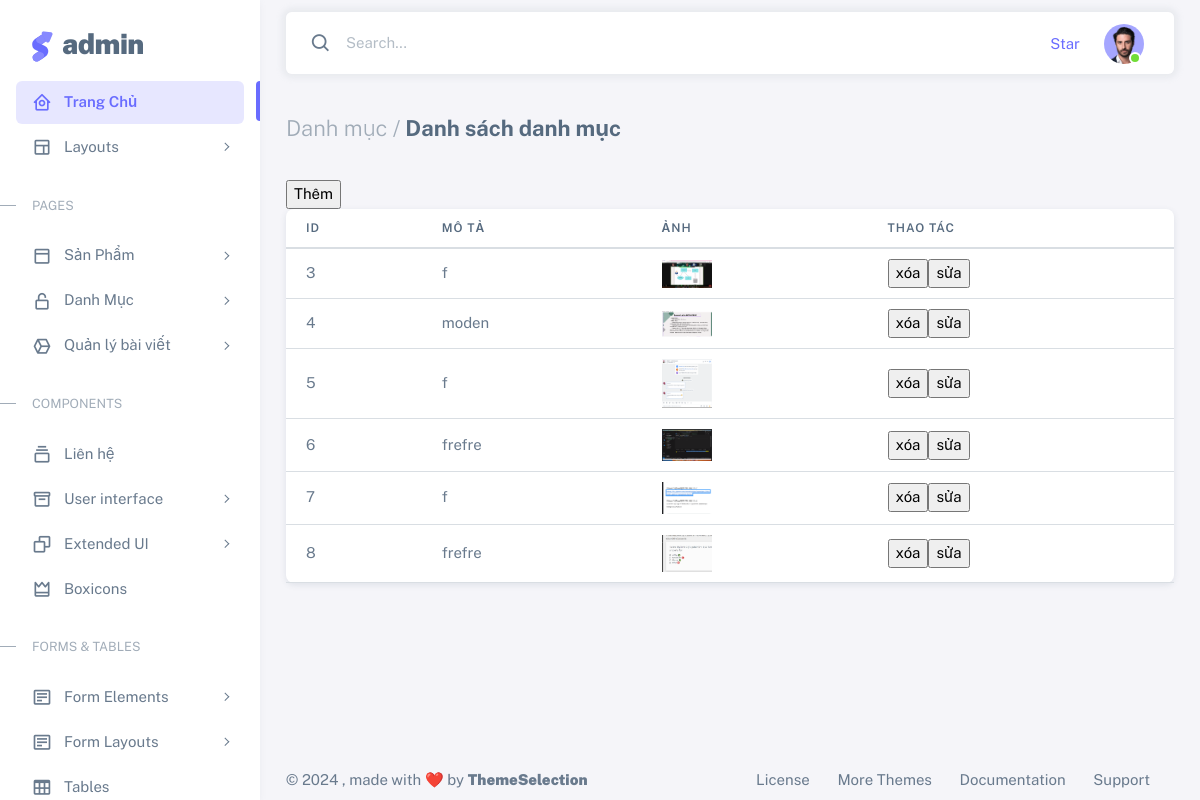
Screenshot of /admin/index.php?url=list-category with the database file from the repository.
### tables this page shows
CREATE TABLE `tb_danhmuc` (
  `id_danh_muc` int(11) NOT NULL,
  `mo_ta` text NOT NULL,
  `path` varchar(255) NOT NULL
);

### admin/Controllers/CategoryController.php (called while the page is built, shortened)
<?php
require_once "Models/Category.php";
class CategoryController
{
    protected $category;
    public function __construct()
    {
        $this->category = new Category;
    }
    public function ListCategory()
    {
        $danhmuc = $this->category->AllCategory();
        include_once "Views/Category/list.php";
    }
}

### admin/Models/Category.php (called while the page is built, shortened)
<?php
require_once "BaseModel.php";
class Category extends BaseModel
{
    public function AllCategory(){
        $sql = "SELECT * FROM `tb_danhmuc`";
        return $this->SqlExecute($sql);
    }
}

### admin/Models/BaseModel.php (called while the page is built, shortened)
<?php
class BaseModel
{
    private $connect;
    public function __construct()
    {
        $this->connect = new PDO(
            "mysql:host=" . DBHOST . ";dbname=" . DBNAME,
            DBUSER,
            DBPASS
        );
    }
    public function SqlExecute($sql, $type = 2)
    {
        $stmt = $this->connect->prepare($sql);
        $stmt->execute();
        if ($type == 2) {
            return $stmt->fetchAll(PDO::FETCH_ASSOC);
        } elseif ($type == 1) {
            return $stmt->fetch(PDO::FETCH_ASSOC);
        } elseif ($type == 0) {
            if ($stmt->rowCount() > 0) {
                return true;
            } else {
                return false;
            }
        }
    }
}

### admin/Views/Category/list.php (the view)
<div class="container-xxl flex-grow-1 container-p-y">
    <h4 class="fw-bold py-3 mb-4"><span class="text-muted fw-light">Danh mục /</span> Danh sách danh mục</h4>
    <a href="?url=add-category"><input type="submit" name="them" value="Thêm"></a>
    <div class="row">
        <div class="col-md-12">
            <div class="card">
               <table class="table">
                   <thead>
                       <tr>
                           <th>id</th>
                           <th>mô tả</th>
                           <th>ảnh</th>
                           <th>thao tác</th>
                       </tr>
                   </thead>
                   <tbody>
                       <?php foreach($danhmuc as $key => $ca):
                       $xoa = "?url=xoa-category&id=".$ca['id_danh_muc'];
                       $sua = "?url=sua-category&id=".$ca['id_danh_muc'];?>
                       <tr>
                           <td><?= $ca['id_danh_muc']?></td>
                           <td><?= $ca['mo_ta']?></td>
                           <td> <img style="width: 50px;height: auto;" src="uploads/<?= $ca['path']?>" alt=""></td>
                           <td>
                               <div class="change" style="display: flex; " >
                                   <form action="<?= $xoa?>" method="post">
                                       <input type="submit" name="" value="xóa">
                                   </form>
                                   <form action="<?= $sua?>" method="post">
                                       <input type="submit" name="sua-category" value="sửa">
                                   </form>
                               </div>
                           </td>
                           <?php endforeach ?>
                       </tr>
                   </tbody>
               </table>
            </div>
        </div>
    </div>
</div>

### admin/Views/header.php (shortened to what this page needs)
<!DOCTYPE html>
<html
  lang="en"
  class="light-style layout-menu-fixed"
  dir="ltr"
  data-theme="theme-default"
  data-assets-path="assets/"
  data-template="vertical-menu-template-free"
>
  <head>
    <link rel="stylesheet" href="assets/vendor/fonts/boxicons.css" />
    <link rel="stylesheet" href="assets/vendor/css/core.css" class="template-customizer-core-css" />
    <link rel="stylesheet" href="assets/vendor/css/theme-default.css" class="template-customizer-theme-css" />
    <link rel="stylesheet" href="assets/css/demo.css" />
    <link rel="stylesheet" href="assets/vendor/libs/perfect-scrollbar/perfect-scrollbar.css" />
    <link rel="stylesheet" href="assets/vendor/libs/apex-charts/apex-charts.css" />
  </head>

### admin/Views/box_left.php (shortened to what this page needs)
<body>
    <div class="layout-wrapper layout-content-navbar">
        <div class="layout-container">
            <aside id="layout-menu" class="layout-menu menu-vertical menu bg-menu-theme">
                <div class="app-brand demo">
                    <a href="index.html" class="app-brand-link">
                        <span class="app-brand-logo demo">
                        </span>
                        <span class="app-brand-text demo menu-text fw-bolder ms-2">Admin</span>
                    </a>
                </div>
                <ul class="menu-inner py-1">
                    <li class="menu-item active">
                        <a href="?=/" class="menu-link">
                            <i class="menu-icon tf-icons bx bx-home-circle"></i>
                            <div data-i18n="Analytics">Trang Chủ</div>
                        </a>
                    </li>
                    <li class="menu-item">
                        <a href="javascript:void(0);" class="menu-link menu-toggle">
                            <i class="menu-icon tf-icons bx bx-layout"></i>
                            <div data-i18n="Layouts">Layouts</div>
                        </a>
                    </li>
                    <li class="menu-header small text-uppercase">
                        <span class="menu-header-text">Pages</span>
                    </li>
                    <li class="menu-item">
                        <a href="javascript:void(0);" class="menu-link menu-toggle">
                            <i class="menu-icon tf-icons bx bx-dock-top"></i>
                            <div data-i18n="Account Settings">Sản Phẩm</div>
                        </a>
                    </li>
                    <li class="menu-item">
                        <a href="javascript:void(0);" class="menu-link menu-toggle">
                            <i class="menu-icon tf-icons bx bx-lock-open-alt"></i>
                            <div data-i18n="Authentications">Danh Mục</div>
                        </a>
                    </li>
                    <li class="menu-item">
                        <a href="javascript:void(0);" class="menu-link menu-toggle">
                            <i class="menu-icon tf-icons bx bx-cube-alt"></i>
                            <div data-i18n="Misc">Quản lý bài viết</div>
                        </a>
                    </li>
                    <li class="menu-header small text-uppercase"><span class="menu-header-text">Components</span></li>
                    <li class="menu-item">
                        <a href="?url=list-lienhe" class="menu-link">
                            <i class="menu-icon tf-icons bx bx-collection"></i>
                            <div data-i18n="Basic">Liên hệ</div>
                        </a>
                    </li>
                    <li class="menu-item">
                        <a href="javascript:void(0)" class="menu-link menu-toggle">
                            <i class="menu-icon tf-icons bx bx-box"></i>
                            <div data-i18n="User interface">User interface</div>
                        </a>
                    </li>
                    <li class="menu-item">
                        <a href="javascript:void(0)" class="menu-link menu-toggle">
                            <i class="menu-icon tf-icons bx bx-copy"></i>
                            <div data-i18n="Extended UI">Extended UI</div>
                        </a>
                    </li>
                    <li class="menu-item">
                        <a href="icons-boxicons.html" class="menu-link">
                            <i class="menu-icon tf-icons bx bx-crown"></i>
                            <div data-i18n="Boxicons">Boxicons</div>
                        </a>
                    </li>
                    <li class="menu-header small text-uppercase"><span class="menu-header-text">Forms &amp;
                            Tables</span></li>
                    <li class="menu-item">
                        <a href="javascript:void(0);" class="menu-link menu-toggle">
                            <i class="menu-icon tf-icons bx bx-detail"></i>
                            <div data-i18n="Form Elements">Form Elements</div>
                        </a>
                    </li>
                    <li class="menu-item">
                        <a href="javascript:void(0);" class="menu-link menu-toggle">
                            <i class="menu-icon tf-icons bx bx-detail"></i>
                            <div data-i18n="Form Layouts">Form Layouts</div>
                        </a>
                    </li>
                    <li class="menu-item">
                        <a href="tables-basic.html" class="menu-link">
                            <i class="menu-icon tf-icons bx bx-table"></i>
                            <div data-i18n="Tables">Tables</div>
                        </a>
                    </li>
                </ul>
            </aside>
            <div class="layout-page">
                <nav class="layout-navbar container-xxl navbar navbar-expand-xl navbar-detached align-items-center bg-navbar-theme"
                    id="layout-navbar">
                    <div class="navbar-nav-right d-flex align-items-center" id="navbar-collapse">
                        <div class="navbar-nav align-items-center">
                            <div class="nav-item d-flex align-items-center">
                                <i class="bx bx-search fs-4 lh-0"></i>
                                <input type="text" class="form-control border-0 shadow-none" placeholder="Search..."
                                    aria-label="Search..." />
                            </div>
                        </div>
                        <ul class="navbar-nav flex-row align-items-center ms-auto">
                            <li class="nav-item lh-1 me-3">
                                <a class="github-button"
                                    href="https://github.com/themeselection/sneat-html-admin-template-free"
                                    data-icon="octicon-star" data-size="large" data-show-count="true"
                                    aria-label="Star themeselection/sneat-html-admin-template-free on GitHub">Star</a>
                            </li>
                            <li class="nav-item navbar-dropdown dropdown-user dropdown">
                                <a class="nav-link dropdown-toggle hide-arrow" href="javascript:void(0);"
                                    data-bs-toggle="dropdown">
                                    <div class="avatar avatar-online">
                                        <img src="assets/img/avatars/1.png" alt class="w-px-40 h-auto rounded-circle" />
                                    </div>
                                </a>
                            </li>
                        </ul>
                    </div>
                </nav>
                <div class="content-wrapper">

### admin/index.php (shortened to what this page needs)
<?php
include "Views/header.php";
include "Views/box_left.php";
require_once "Controllers/CategoryController.php";
$categoryCtrll = new CategoryController();
$url = isset($_GET['url']) == true ? $_GET['url'] : '/';
switch ($url) {
    case 'list-category':
        $categoryCtrll->ListCategory();
        break;
}
include "Views/footer.php";

### admin/Views/footer.php (shortened to what this page needs)
<footer class="content-footer footer bg-footer-theme">
    <div class="container-xxl d-flex flex-wrap justify-content-between py-2 flex-md-row flex-column">
        <div class="mb-2 mb-md-0">
            ©
            , made with ❤️ by
            <a href="https://themeselection.com" target="_blank" class="footer-link fw-bolder">ThemeSelection</a>
        </div>
        <div>
            <a href="https://themeselection.com/license/" class="footer-link me-4" target="_blank">License</a>
            <a href="https://themeselection.com/" target="_blank" class="footer-link me-4">More Themes</a>
            <a href="https://themeselection.com/demo/sneat-bootstrap-html-admin-template/documentation/"
                target="_blank" class="footer-link me-4">Documentation</a>
            <a href="https://github.com/themeselection/sneat-html-admin-template-free/issues" target="_blank"
                class="footer-link me-4">Support</a>
        </div>
    </div>
</footer>
</div>
</div>
</div>
</div>
</body>
</html>

### admin/assets/css/demo.css (style rules this page uses)
.menu .app-brand.demo { height: 64px; margin-top: 12px; }
.app-brand-logo.demo svg { width: 22px; height: 38px; }
.app-brand-text.demo { font-size: 1.75rem; letter-spacing: -0.5px; text-transform: lowercase; }

### rows the page displays
tb_danhmuc: id_danh_muc "3", mo_ta "f", path (picture)
tb_danhmuc: id_danh_muc "4", mo_ta "moden", path (picture)
tb_danhmuc: id_danh_muc "5", mo_ta "f", path (picture)
tb_danhmuc: id_danh_muc "6", mo_ta "frefre", path (picture)
tb_danhmuc: id_danh_muc "7", mo_ta "f", path (picture)
tb_danhmuc: id_danh_muc "8", mo_ta "frefre", path (picture)
